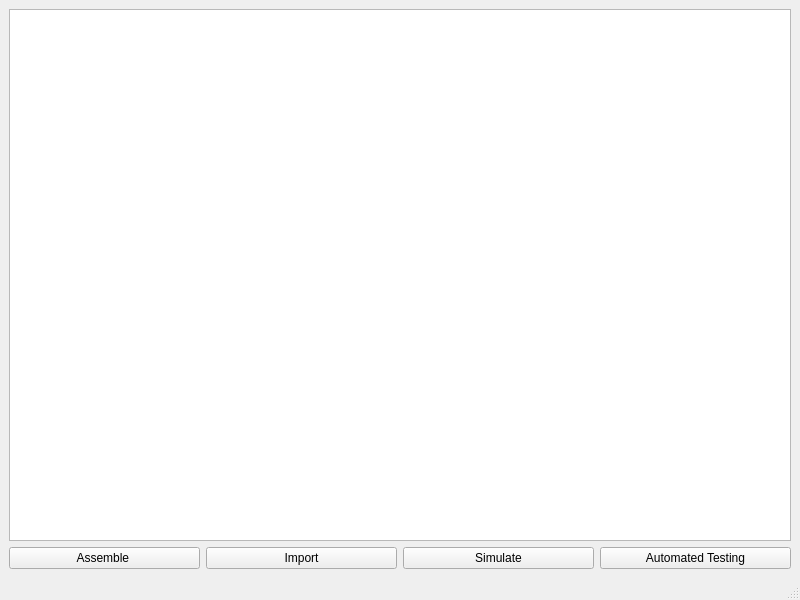
<?xml version="1.0" encoding="UTF-8"?>
<ui version="4.0">
 <class>MIPSGUIAPP</class>
 <widget class="QMainWindow" name="MIPSGUIAPP">
  <property name="geometry">
   <rect>
    <x>0</x>
    <y>0</y>
    <width>800</width>
    <height>600</height>
   </rect>
  </property>
  <property name="windowTitle">
   <string>MIPSGUIAPP</string>
  </property>
  <widget class="QWidget" name="centralwidget">
   <layout class="QVBoxLayout" name="verticalLayout">
    <item>
     <widget class="QPlainTextEdit" name="plainTextEdit"/>
    </item>
    <item>
     <layout class="QHBoxLayout" name="horizontalLayout">
      <item>
       <widget class="QPushButton" name="pushButton">
        <property name="text">
         <string>Assemble </string>
        </property>
       </widget>
      </item>
      <item>
       <widget class="QPushButton" name="pushButton_2">
        <property name="text">
         <string>Import</string>
        </property>
       </widget>
      </item>
      <item>
       <widget class="QPushButton" name="Simulator">
        <property name="text">
         <string>Simulate</string>
        </property>
       </widget>
      </item>
      <item>
       <widget class="QPushButton" name="AutomatedTestButton">
        <property name="text">
         <string>Automated Testing</string>
        </property>
       </widget>
      </item>
     </layout>
    </item>
   </layout>
  </widget>
  <widget class="QMenuBar" name="menubar">
   <property name="geometry">
    <rect>
     <x>0</x>
     <y>0</y>
     <width>800</width>
     <height>21</height>
    </rect>
   </property>
  </widget>
  <widget class="QStatusBar" name="statusbar"/>
 </widget>
 <resources/>
 <connections/>
</ui>
